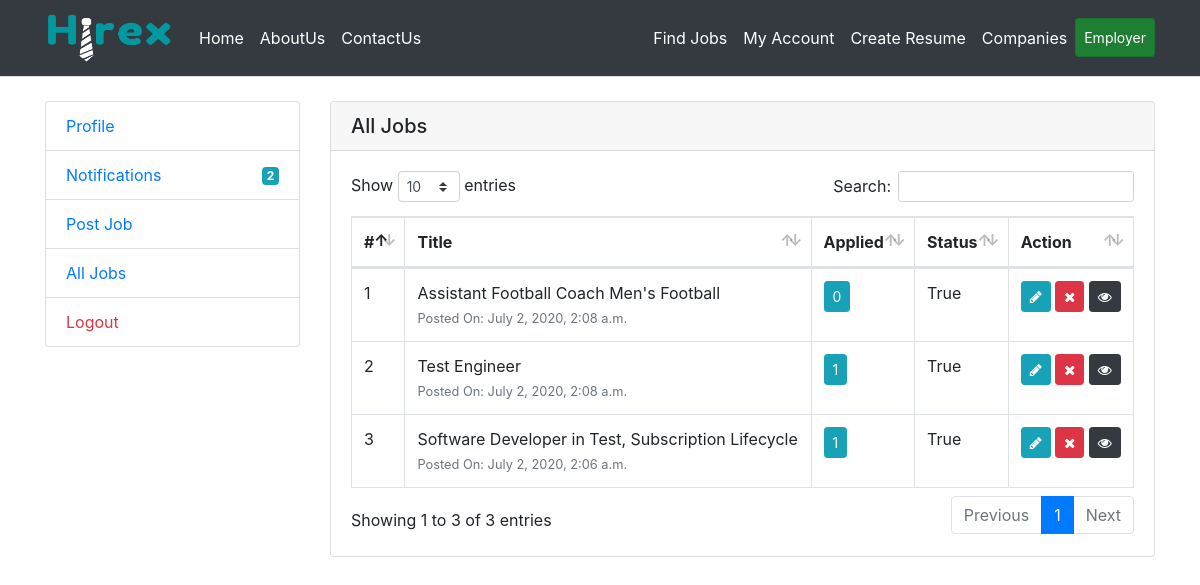
/company/jobs (signed in), run on the app's committed database.
### main/models.py (models this page shows, shortened)
class Job(models.Model):
    company=models.ForeignKey(Company,on_delete=models.CASCADE)
    title=models.CharField(max_length=100)
    detail=models.TextField(blank=True)
    publish=models.BooleanField(default=True)
    post_date=models.DateTimeField(auto_now_add=True)

### main/views.py (the view)
# urls.py: path('company/jobs',views.company_jobs,name='company-jobs'),
def company_jobs(request):
    company=Company.objects.get(pk=request.session['companyId'])
    jobs=Job.objects.filter(company=company).order_by('-id')
    return render(request,'company/job-list.html',{'jobs':jobs})

### main/context_processor.py (called while the page is built)
def company_noti_count(request):
    total_notification=0
    if 'companyId' in request.session:
        company=request.session['companyId']
        total_notification=Notification.objects.filter(receiver_id=company).count()
    return {'totalNotification':total_notification}

### main/templates/company/job-list.html (shortened to what this page needs)
{% extends "base.html" %}
{% load static %}
{% load widget_tweaks %}
{% block content %}
<div class="row">
    <div class="col-md-3">
        {% include 'company/left-sidebar.html' %}
    </div>
    <div class="col-md-9">
        <div class="card">
            <h5 class="card-header">All Jobs</h5>
            <div class="card-body">
                <table class="table table-bordered" id="dataTable">
                    <thead>
                        <tr>
                            <th>#</th>
                            <th>Title</th>
                            <th>Applied</th>
                            <th>Status</th>
                            <th>Action</th>
                        </tr>
                    </thead>
                    <tbody>
                        {% if jobs %}
                            {% for job in jobs %}
                                <tr>
                                    <td>{{forloop.counter}}</td>
                                    <td>
                                        {{job.title}}
                                        <br/><small class="text-muted">Posted On: {{job.post_date}}</small>
                                    </td>
                                    <td><a title="Click to view list" href="applied/job/{{job.id}}" class="btn btn-sm btn-info">{{job.applyjob_set.count}}</a></td>
                                    <td>{{job.publish}}</td>
                                    <td>
                                        <a href="/company/jobs/update/{{job.id}}" class="btn btn-sm btn-info"><i class="fa fa-pencil"></i></a>
                                        <a href="/company/jobs/remove/{{job.id}}" onclick="return confirm('Are you sure to delete this?')" class="btn btn-sm btn-danger"><i class="fa fa-remove"></i></a>
                                        <a href="/company/jobs/detail/{{job.id}}" class="btn btn-sm btn-dark"><i class="fa fa-eye"></i></a>
                                    </td>
                                </tr>
                            {% endfor %}
                        {% endif %}
                    </tbody>
                </table>
            </div>
        </div>
    </div>
</div>
<link rel="stylesheet" href="{% static 'lib/dataTable/css/dataTables.bootstrap4.min.css' %}">
<link rel="stylesheet" href="{% static 'lib/dataTable/dataTables.min.css' %}">
{% endblock %}

### data on the page
Job: title "Assistant Football Coach Men's Football", post_date "July 2, 2020, 2:08 a.m.", applyjob_set.count "0", publish "True"
Job: title "Test Engineer", post_date "July 2, 2020, 2:08 a.m.", applyjob_set.count "1", publish "True"
Job: title "Software Developer in Test, Subscription Lifecycle", post_date "July 2, 2020, 2:06 a.m.", applyjob_set.count "1", publish "True"

### other printed values
{{ totalNotification }} "2"
